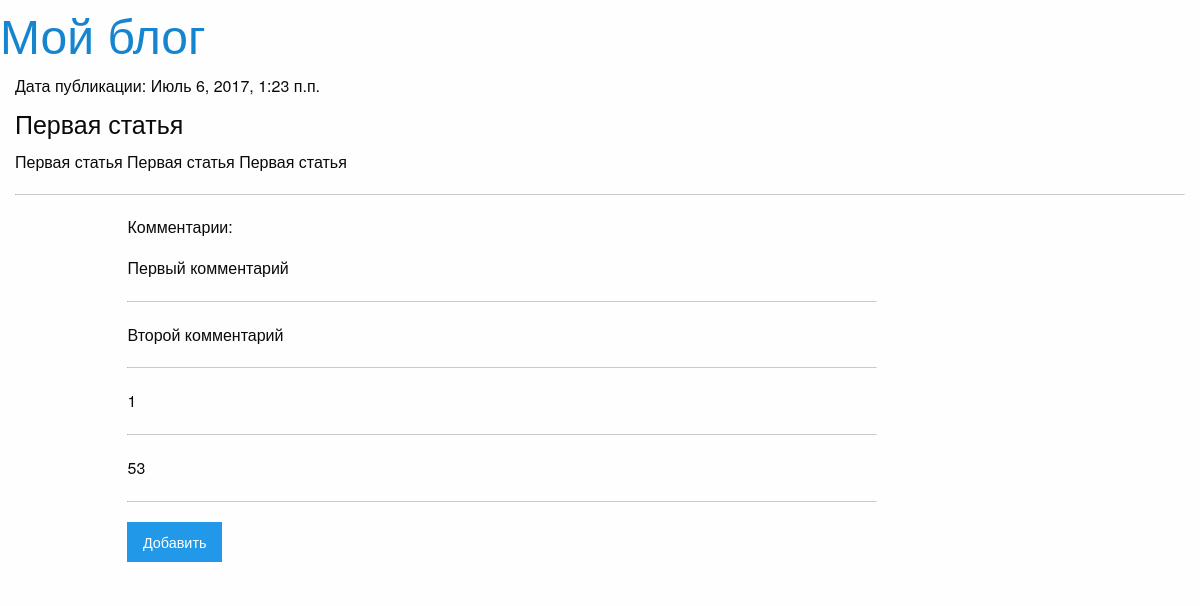
Page /article/get/2/ on the committed database.
### article/models.py (models this page shows)
class Article(models.Model):
    class Meta:
        db_table = "article"
    article_title = models.CharField(max_length=200)
    article_text = models.TextField()
    article_date = models.DateTimeField()
    article_likes = models.IntegerField(default=0)

class Comments(models.Model):
    class Meta:
        db_table = 'comments'
    comments_text = models.TextField(verbose_name="Текст комментария")
    comments_article = models.ForeignKey(Article)

### article/views.py (the view)
# urls.py: url(r'^article/get/(?P<article_id>\d+)/$', views.article),
def article(request, article_id=1):
    comment_form = CommentForm
    args = {}
    args.update(csrf(request))
    args['article'] = Article.objects.get(id=article_id)
    args['comments'] = Comments.objects.filter(comments_article_id=article_id)
    args['form'] = comment_form
    return render_to_response('article.html', args)

### article/templates/article.html (shortened to what this page needs)
{% extends 'main.html' %}
{% block article %}
    <h6>Дата публикации: {{ article.article_date }}</h6>
    <h4>{{ article.article_title }}</h4>
    <p>{{ article.article_text }}</p>
    <hr>
    <div class="large-offset-1 large-8 columns"
    <p>Комментарии:</p>
    {% for commetn in comments %}
        <p>{{ commetn.comments_text }}</p>
        <hr>
    {% endfor %}
    <form action="/article/addcomment/{{ article.id }}/" method="post">
    <input type="submit" class="button" value="Добавить">
    </form>
    </div>
{% endblock %}

### static/css/foundation.css (style rules this page uses)
body,button,legend { padding:0 }
h1,h2,h3,h4,h5,h6,p { text-rendering:optimizeLegibility }
html { font-family:sans-serif;-ms-text-size-adjust:100%;-webkit-text-size-adjust:100% }
.button,img { vertical-align:middle }
button,input,optgroup,select,textarea { color:inherit;font:inherit;margin:0 }
dl,ol,p,ul { line-height:1.6 }
button,html input[type=button],input[type=reset],input[type=submit] { -webkit-appearance:button;cursor:pointer }
input { line-height:normal }
body,h1,h2,h3,h4,h5,h6 { font-family:"Helvetica Neue",Helvetica,Roboto,Arial,sans-serif;font-weight:400 }
body,html { font-size:100%;box-sizing:border-box }
*,:after,:before { box-sizing:inherit }
body { margin:0;line-height:1.5;color:#0a0a0a;background:#fefefe;-webkit-font-smoothing:antialiased;-moz-osx-font-smoothing:grayscale }
.column,.columns { width:100%;float:left;padding-left:.9375rem;padding-right:.9375rem }
@media screen and (min-width:64em) { .large-offset-1 { margin-left:8.33333% } }
@media screen and (min-width:64em) { .large-8 { width:66.66667% } }
.breadcrumbs::after,.button-group::after,.clearfix::after,.off-canvas-wrapper-inner::after,.pagination::after,.tabs::after,.title-bar::after,.top-bar::after,hr { clear:both }
blockquote,dd,div,dl,dt,form,h1,h2,h3,h4,h5,h6,li,ol,p,pre,td,th,ul { margin:0;padding:0 }
dl,ol,p,ul { margin-bottom:1rem }
p { font-size:inherit }
h1,h2,h3,h4,h5,h6 { font-style:normal;color:inherit;margin-top:0;margin-bottom:.5rem;line-height:1.4 }
h4 { font-size:1.125rem }
h6 { font-size:1rem }
@media screen and (min-width:40em) { h4 { font-size:1.5625rem } }
@media screen and (min-width:40em) { h6 { font-size:1rem } }
hr { box-sizing:content-box;max-width:75rem;height:0;border-top:0;border-bottom:1px solid #cacaca;margin:1.25rem auto }
.button,.stat { line-height:1 }
.button { display:inline-block;text-align:center;cursor:pointer;-webkit-appearance:none;transition:all .25s ease-out;border:1px solid transparent;border-radius:0;padding:.85em 1em;margin:0 1rem 1rem 0;font-size:.9rem;background:#2199e8;color:#fff }
[type=button],[type=submit] { border-radius:0;-webkit-appearance:none;-moz-appearance:none }
body,html { height:100% }

### rows in the picture
Article: article_date "Июль 6, 2017, 1:23 п.п.", article_title "Первая статья", article_text "Первая статья Первая статья Первая статья"
Comments: comments_text "Первый комментарий"
Comments: comments_text "Второй комментарий"
Comments: comments_text "1"
Comments: comments_text "53"
